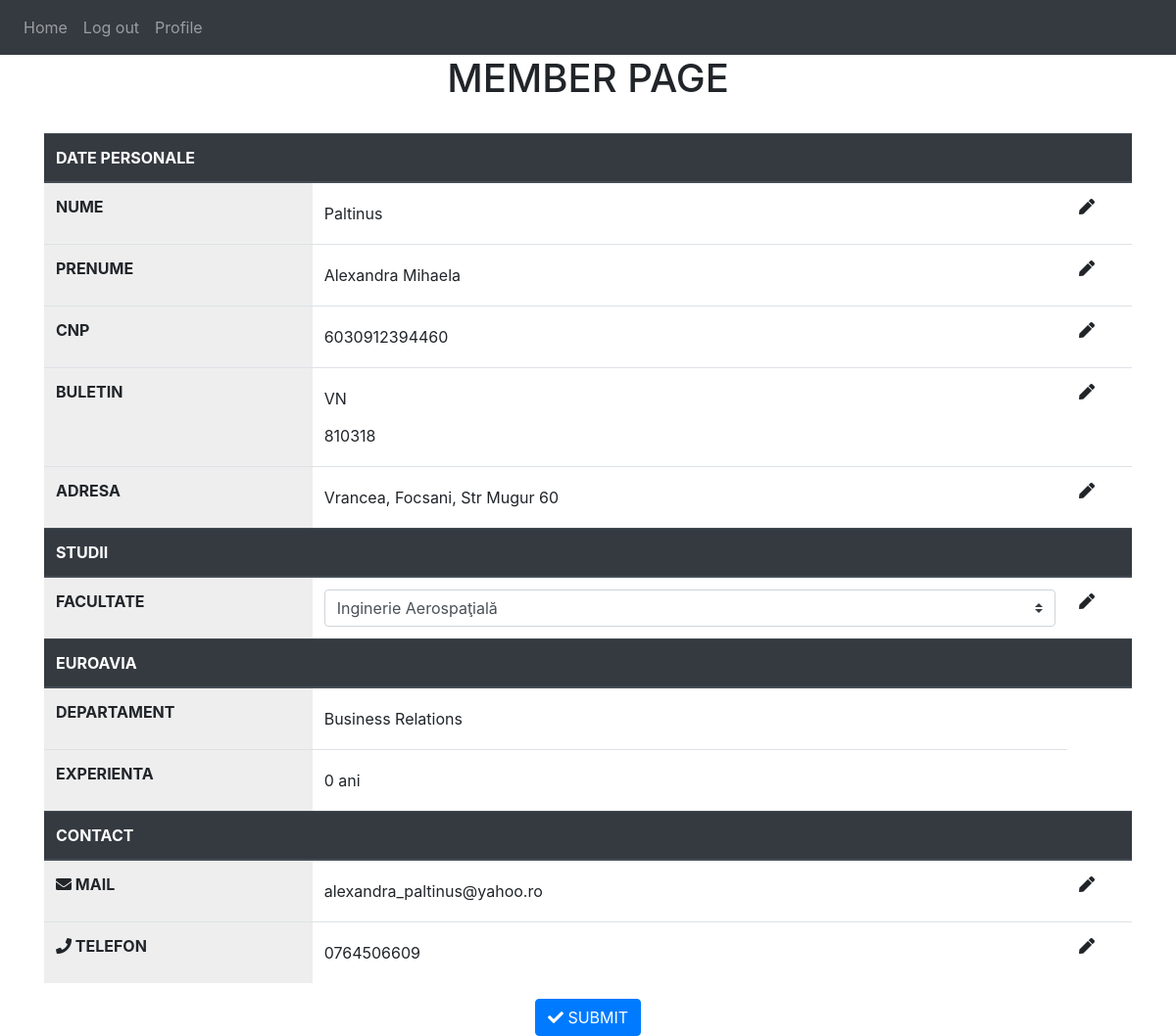
Page /edit-member-page (signed in) on the committed database.
### website/models.py (models this page shows, shortened)
class User(db.Model, UserMixin):
    id = db.Column(db.Integer, primary_key=True)
    credential_id = db.Column(db.Integer, db.ForeignKey('credentials.id'))
    last_name = db.Column(db.String(150))
    first_name = db.Column(db.String(150))
    CNP = db.Column(db.String(10))
    series = db.Column(db.String(150))
    number = db.Column(db.Integer())
    adress = db.Column(db.String(150))
    phonenumber = db.Column(db.String(150))
    college = db.Column(db.String(150))
    experience = db.Column(db.String(150))
    department = db.Column(db.String(150))
    subdepartment = db.Column(db.String(150))
    mention = db.Column(db.String(150))
    notes = db.relationship('Note')
    freshers = db.relationship('Freshers', uselist=False, back_populates = "child_freshers")
    acwo = db.relationship('AcWo', uselist=False, back_populates = "child_acwo")
    hss = db.relationship('HSS', back_populates="child_hss", uselist=False)
    aerocamp = db.relationship('AeroCamp', back_populates="child_aerocamp", uselist=False)
    rowo = db.relationship('RoWo', back_populates="child_rowo", uselist=False)
    drowo = db.relationship('DroWo', back_populates="child_drowo", uselist=False)
    acc = db.relationship('ACC', back_populates="child_acc", uselist=False)
    wica = db.relationship('WiCa', back_populates="child_wica", uselist=False)

class Credentials(db.Model, UserMixin):
    id = db.Column(db.Integer, primary_key=True)
    level = db.Column(db.String(50))
    email = db.Column(db.String(150), unique=True)
    password = db.Column(db.String(150))
    generated_password = db.Column(db.String(150))
    users = db.relationship('User', uselist=False, backref='credentials')

### website/views.py (the view, shortened to what this page needs)
@views.route('/edit-member-page',methods=['GET','POST'])
@login_required
def editmemberpage():
    return render_template("editmemberpage.html", user=current_user)

### website/__init__.py (called while the page is built)
def create_app():
    app = Flask(__name__)
    app.config['SECRET_KEY'] = 'un_cod_irelevant_la_nivelul_la_care_lucram'
    app.config['SQLALCHEMY_DATABASE_URI'] = f'sqlite:///{DB_PATH}'
    db.init_app(app)
    from .views import views
    from .auth import auth
    app.register_blueprint(views, url_prefix='/')
    app.register_blueprint(auth, url_prefix='/')
    from .models import User, Note, Credentials
    dirpath = app.instance_path + '/uploads'
    create_database(app)
    create_uploads(app, dirpath)
    login_manager = LoginManager()
    login_manager.login_view = 'auth.login'
    login_manager.init_app(app)
    @login_manager.user_loader
    def load_user(id):
        return Credentials.query.get(int(id))
    return app

### website/templates/editmemberpage.html (shortened to what this page needs)
{% extends "base.html" %}
{% block content %}
    {%if user.level =="USER"%}
      <h1 align ="center">MEMBER PAGE</h1>
      <br/>
      <form method = "POST" enctype="multipart/form-data">
          <div class = "form-group">
              <table class="table table-fixed">
                  <thead class="thead-dark">
                    <tr>
                      <th class="th-sm">DATE PERSONALE</th>
                      <th> </th>
                      <th> </th>
                    </tr>
                  </thead>
                  <tbody>
                    <tr>
                      <th style="background-color: #eee;">NUME</th>
                      <td><input type="text" class="form-control-plaintext" id="last_name" name="last_name" value="{{user.users.last_name}}"></td>
                      <td><i class="fas fa-pen"></i></td>
                    </tr>
                    <tr>
                      <th style="background-color: #eee;">PRENUME</th>
                      <td><input type="text" class="form-control-plaintext" id="first_name" name="first_name" value="{{user.users.first_name}}"></td>
                      <td><i class="fas fa-pen"></i></td>
                    </tr>
                    <tr>
                      <th style="background-color: #eee;">CNP</th>
                      <td><input type="text" class="form-control-plaintext" id="CNP" name="CNP" value="{{user.users.CNP}}"></td>
                      <td><i class="fas fa-pen"></i></td>
                    </tr>
                    <tr>
                      <th style="background-color: #eee;">BULETIN</th>
                      <td>
                          <input type="text" class="form-control-plaintext" id="series" name="series" value="{{user.users.series}}">
                          <input type="text" class="form-control-plaintext" id="number" name="number" value="{{user.users.number}}">
                      </td>
                      <td><i class="fas fa-pen"></i></td>
                    </tr>
                    <tr>
                      <th style="background-color: #eee;">ADRESA</th>
                      <td><input type="text" class="form-control-plaintext" id="adress" name="adress" value="{{user.users.adress}}"></td>
                      <td><i class="fas fa-pen"></i></td>
                    </tr>
                  </tbody>
                  <thead class="thead-dark">
                      <tr>
                        <th class="th-sm">STUDII</th>
                        <th> </th>
                        <th> </th>
                      </tr>
                    </thead>
                  <tbody>
                      <tr>
                        <th style="background-color: #eee;">FACULTATE</th>
                        <td>
                          <select class="custom-select" id="college" name="college">
                              <option disabled selected style="display:none">{{user.users.college}}</option>
                          </select>
                        <td><i class="fas fa-pen"></i></td>
                      </tr>
                  </tbody>
                  <thead class="thead-dark">
                      <tr>
                        <th class="th-sm">EUROAVIA</th>
                        <th> </th>
                        <th> </th>
                      </tr>
                    </thead>
                  <tbody>
                      <tr>
                        <th style="background-color: #eee;">DEPARTAMENT</th>
                        <td><input type="text" readonly class="form-control-plaintext" id="department" name="department" value="{{user.users.department}}"></td>
                      </tr>
                      <tr>
                          <th style="background-color: #eee;">EXPERIENTA</th>
                          <td><input type="text" readonly class="form-control-plaintext" id="experience" name="experience" value="{{user.users.experience}}"></td>
                        </tr>
                  </tbody>
                  <thead class="thead-dark">
                      <tr>
                        <th class="th-sm">CONTACT</th>
                        <th> </th>
                        <th> </th>
                      </tr>
                  </thead>
                  <tbody>
                      <tr>
                        <th style="background-color: #eee;"><i class="fas fa-envelope"></i> MAIL</th>
                        <td><input type="text" class="form-control-plaintext" id="email" name="email" value="{{user.email}}"></td>
                        <td><i class="fas fa-pen"></i></td>
                      </tr>
                      <tr>
                          <th style="background-color: #eee;"><i class="fas fa-phone"></i> TELEFON</th>
                          <td><input type="text" class="form-control-plaintext" id="phonenumber" name="phonenumber" value="{{user.users.phonenumber}}"></td>
                          <td><i class="fas fa-pen"></i></td>
                        </tr>
                  </tbody>
              </table>
          </div>
          <div class="text-center">
              <button type="submit" class="btn btn-primary"><i class="fas fa-check"></i> SUBMIT</button>
          </div>
      </form>
    {%else%}
      <br>
      <H2 align ='center'>The page you are looking for is unavailable!</H2>
    {%endif%}
{% endblock %}

### rows in the picture
User: last_name "Paltinus", first_name "Alexandra Mihaela", CNP "6030912394460", series "VN", number "810318", adress "Vrancea, Focsani, Str Mugur 60", college "Inginerie Aerospaţială", department "Business Relations", experience "0 ani", phonenumber "0764506609"
Credentials: email "alexandra_paltinus@yahoo.ro"
